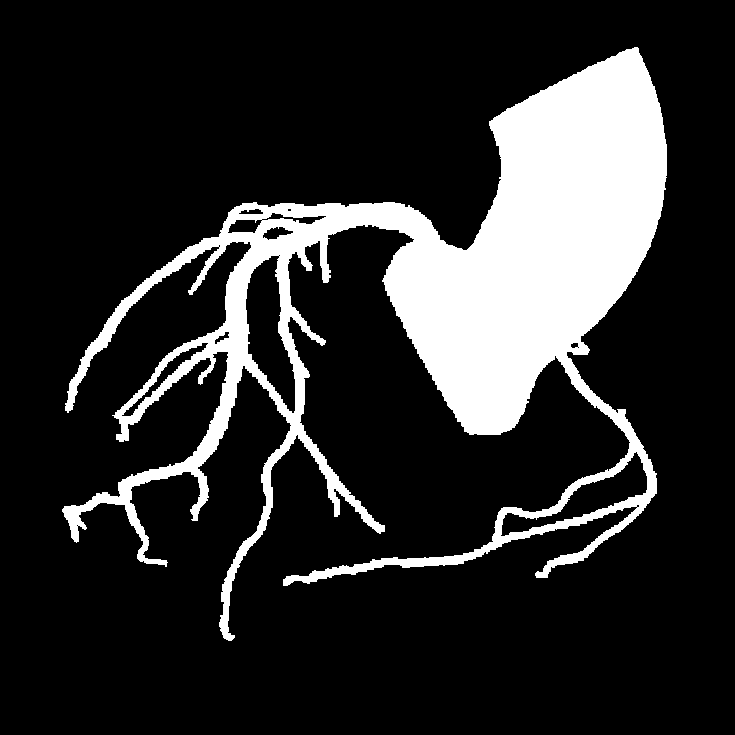
#> input picture 3dTo2d/totalUncertancy/2_+00_+00_angle.png, 735 x 735 px, found by its file name
$ jupyter execute projectionTranslation.ipynb
#> lines starting #> are read from the running program, lines starting #| are printed output that depends on the picture; after the words box and inside, x2 and y2 are one past the last pixel; in counts of white or black regions, pixels touching at a corner belong together
### 3D/lineRenderWorldSetup.py
import numpy as np
import math
import raster_geometry as rg
import math
from lineRenderAlgo import Bresenham3D
import cv2
from scipy.ndimage.interpolation import rotate as SR

#construction and functions for the 3d worldsetup and test figures
#(primary,secondary) 0,1,3,4,6,7,8
ANGLES = np.array([(30.7,0.7),(11,20),(-31,-0.1),(-21.5,-24.8),(-24.5,27.3),(0.1,36.7),(49.5,1.3)])
SRC_TO_DETECTOR = 1167
SRC_TO_PATIENT = 705
DETECTOR_TO_PATIENT = SRC_TO_DETECTOR - SRC_TO_PATIENT
MAG_FACTOR =  SRC_TO_DETECTOR/SRC_TO_PATIENT # used to determine box dimensions for projections
IMAGE_DIM = 736 #scale image dim down 1 to get centered image (since uneven)
BOX_DIM = math.ceil(IMAGE_DIM/MAG_FACTOR) # ~ 445

#create cicle in 2D
def createSphere2Drepresentation(radius,width):
  circle = rg.circle(width,radius)
  return circle

#create cordinates coresponding to image of circle
# [40 lines left out: functions createTestCoordsForCircle, createCoordsForImage, not called in this run]

#preform bresenham on world setup
def performBresenham3D(lines,detector_to_patient,src_to_patient,box_dim):
  allPoints_list = []

  #Perform Bresenham3D for all points
  for i, points in enumerate(lines):
    all_lineboxes = Bresenham3D(-src_to_patient, 0, 0, detector_to_patient, points[1], points[2])

    #map box cords to world cords
    xyz_max = (box_dim - 1) / 2
    for i, data in enumerate(all_lineboxes):
      x = data[0]
      y = data[1]
      z = data[2]
      if (-xyz_max <= x <= xyz_max and -xyz_max <= y <= xyz_max and -xyz_max <= z <= xyz_max):
        allPoints_list.append((x, y, z))

  return allPoints_list

#save world coords in box coordinates and discarde outside corrdinates
# [66 lines left out: functions savePointsWithinSquare, boxToWorldCorrds, rotatePrimSecond, createCoordsForImageFrom3d, not called in this run]

#crete corrds for loaded image of specified size and allowed horizontal flip
def createCoordsForLoadedImageFrom3d(image, flip, img_dim):
  image = np.where(image == 0, 0, 1)
  lines = []
  if (flip):
    #preform horizontal flip
    image = np.flip(image, axis=1)  # image[:, ::-1, :]

  half_image = (img_dim-1)/2
  x_start = half_image
  y_start = half_image

  #loop all pixels and save forground coordinates
  for x in range(0, img_dim):
      for y in range(0, img_dim):
        if (image[y, x] == 1):
          #map coordinates
          #lines.append((SRC_TO_PATIENT, x_start - x, y_start-y))
          lines.append((DETECTOR_TO_PATIENT, x_start - x, y_start-y))

  return lines

### 3D/lineRenderAlgo.py
# Python3 code for generating points on a 3-D line
# using Bresenham's Algorithm
#https: // www.geeksforgeeks.org/bresenhams-algorithm-for-3-d-line-drawing/

def Bresenham3D(x1, y1, z1, x2, y2, z2):
	ListOfPoints = []
	ListOfPoints.append((x1, y1, z1))
	dx = abs(x2 - x1)
	dy = abs(y2 - y1)
	dz = abs(z2 - z1)
	if (x2 > x1):
		xs = 1
	else:
		xs = -1
	if (y2 > y1):
		ys = 1
	else:
		ys = -1
	if (z2 > z1):
		zs = 1
	else:
		zs = -1

	# Driving axis is X-axis"
	if (dx >= dy and dx >= dz):
		p1 = 2 * dy - dx
		p2 = 2 * dz - dx
		while (x1 != x2):
			x1 += xs
			if (p1 >= 0):
				y1 += ys
				p1 -= 2 * dx
			if (p2 >= 0):
				z1 += zs
				p2 -= 2 * dx
			p1 += 2 * dy
			p2 += 2 * dz
			ListOfPoints.append((x1, y1, z1))

	# Driving axis is Y-axis"
	elif (dy >= dx and dy >= dz):
		p1 = 2 * dx - dy
		p2 = 2 * dz - dy
		while (y1 != y2):
			y1 += ys
			if (p1 >= 0):
				x1 += xs
				p1 -= 2 * dy
			if (p2 >= 0):
				z1 += zs
				p2 -= 2 * dy
			p1 += 2 * dx
			p2 += 2 * dz
			ListOfPoints.append((x1, y1, z1))

	# Driving axis is Z-axis"
	else:
		p1 = 2 * dy - dz
		p2 = 2 * dx - dz
		while (z1 != z2):
			z1 += zs
			if (p1 >= 0):
				y1 += ys
				p1 -= 2 * dz
			if (p2 >= 0):
				x1 += xs
				p2 -= 2 * dz
			p1 += 2 * dy
			p2 += 2 * dx
			ListOfPoints.append((x1, y1, z1))
	return ListOfPoints

### 3D/projectionTranslation.ipynb
[cell 1]
import lineRenderWorldSetup as LR
import cv2
import numpy as np
from mayavi import mlab
import matplotlib.pyplot as plt

[cell 2]
#select image and translational offset
path = r"3dTo2d\totalUncertancy\2_+00_+00_angle.png"
img = cv2.imread(path, 0)
#> img: shape (735, 735); 17.1% white; 1 white region, box (x1, y1, x2, y2) and area: (62, 47, 667, 641) 92589
dim, _ = img.shape[:2]
#> dim = 735
box_dim = LR.BOX_DIM
offset = 3
T_pospos = np.float32([[1,0,offset],[0,1,offset]])
T_posneg = np.float32([[1, 0, offset],[0, 1, -offset]])
T_negpos = np.float32([[1, 0, -offset],[0, 1, offset]])
T_negneg = np.float32([[1, 0, -offset],[0, 1, -offset]])
T_posnot = np.float32([[1, 0, offset], [0, 1, 0]])
T_negnot = np.float32([[1, 0, -offset], [0, 1, 0]])
T_notpos = np.float32([[1, 0, 0], [0, 1, offset]])
T_notneg = np.float32([[1, 0, 0], [0, 1, -offset]])
prim_rot = 0
secd_rot = 0

[cell 3]
#translate image
#n-> negative N->nothing
img_pp = cv2.warpAffine(img, T_pospos, (dim, dim))
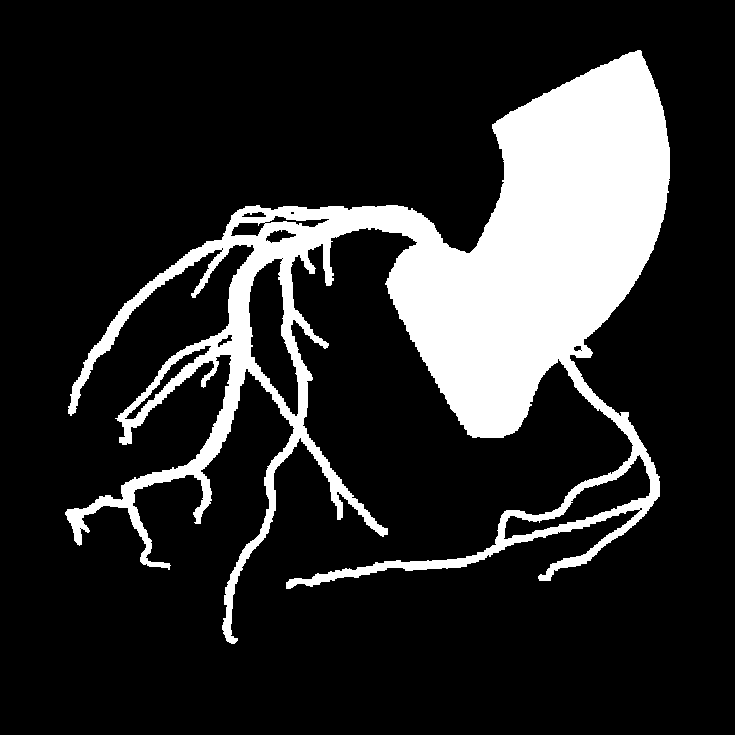
#> img_pp: shape (735, 735); 17.1% white; 1 white region, box (x1, y1, x2, y2) and area: (65, 50, 670, 644) 92589
img_pn = cv2.warpAffine(img, T_posneg, (dim, dim))
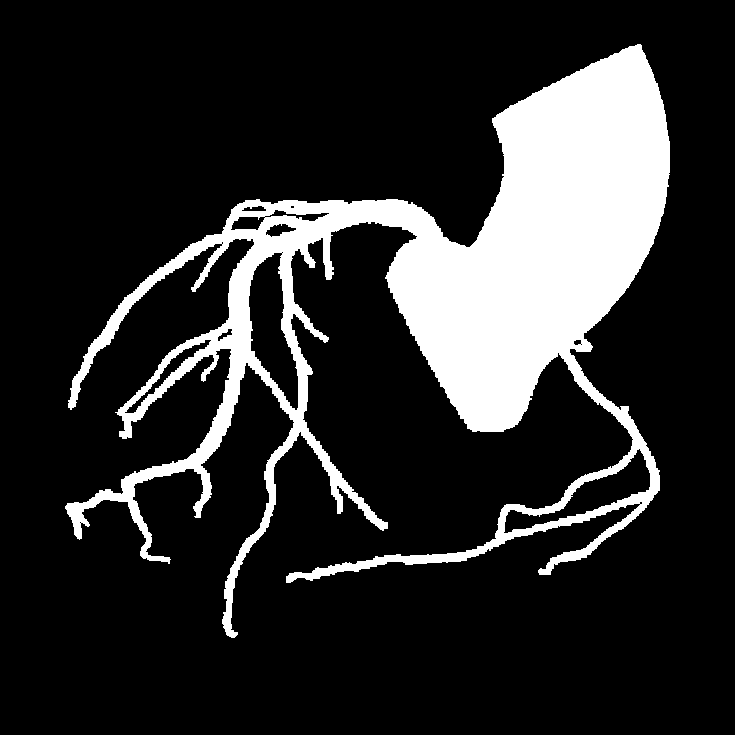
#> img_pn: shape (735, 735); 17.1% white; 1 white region, box (x1, y1, x2, y2) and area: (65, 44, 670, 638) 92589
img_np = cv2.warpAffine(img, T_negpos, (dim, dim))
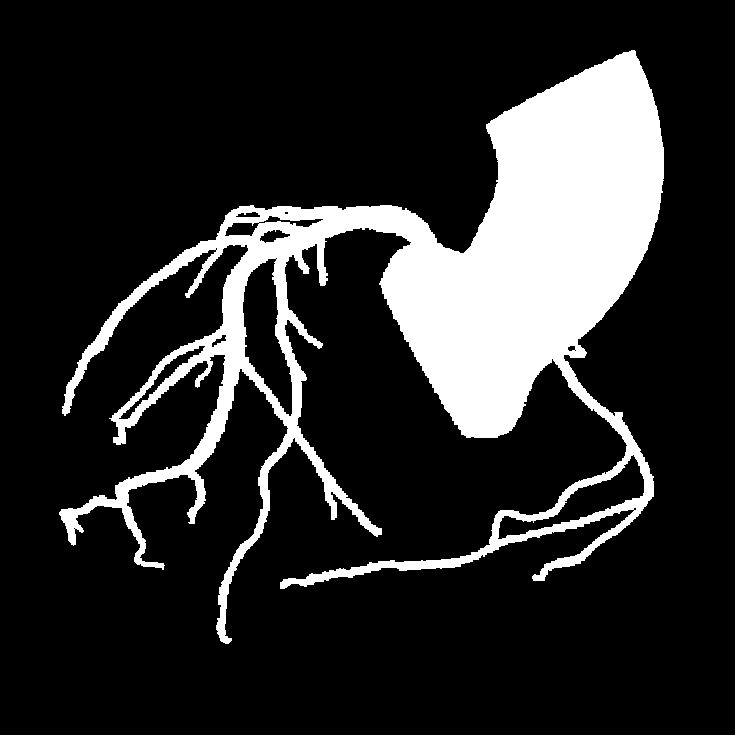
#> img_np: shape (735, 735); 17.1% white; 1 white region, box (x1, y1, x2, y2) and area: (59, 50, 664, 644) 92589
img_nn = cv2.warpAffine(img, T_negneg, (dim, dim))
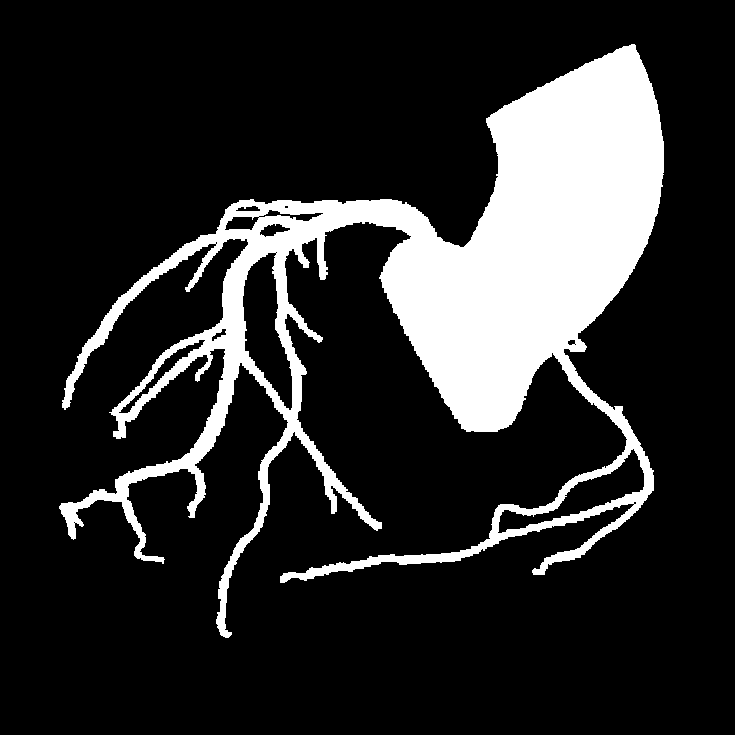
#> img_nn: shape (735, 735); 17.1% white; 1 white region, box (x1, y1, x2, y2) and area: (59, 44, 664, 638) 92589
img_pN = cv2.warpAffine(img, T_posnot, (dim, dim))
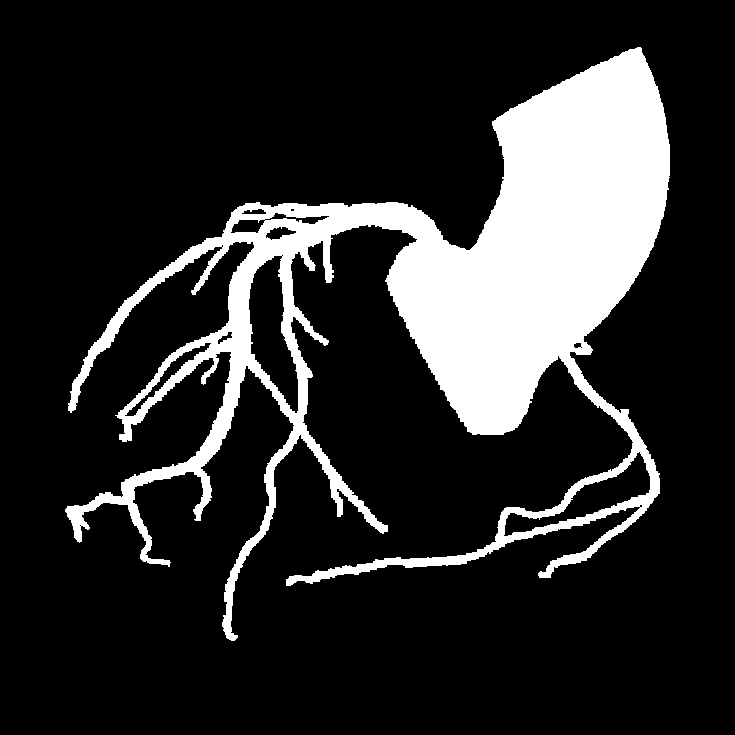
#> img_pN: shape (735, 735); 17.1% white; 1 white region, box (x1, y1, x2, y2) and area: (65, 47, 670, 641) 92589
img_nN = cv2.warpAffine(img, T_negnot, (dim, dim))
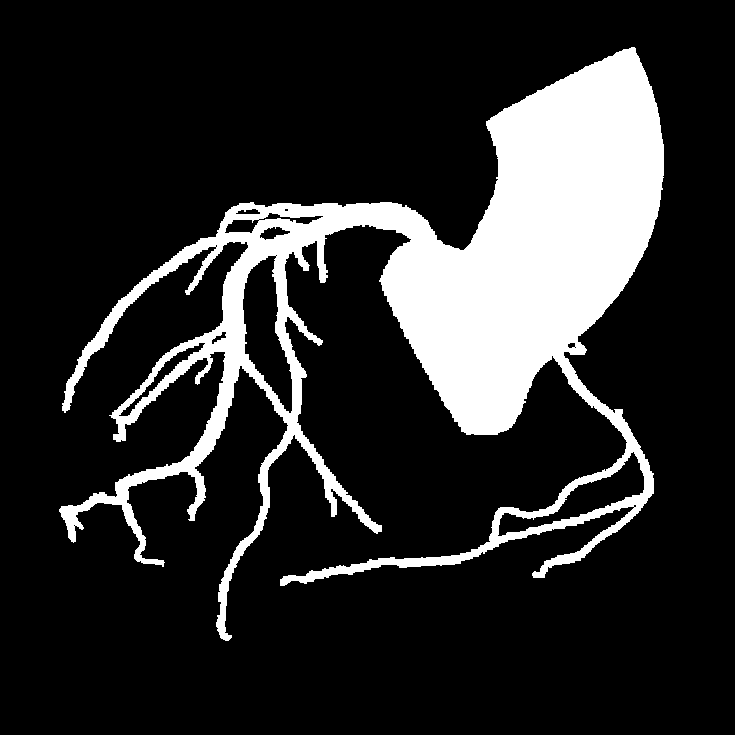
#> img_nN: shape (735, 735); 17.1% white; 1 white region, box (x1, y1, x2, y2) and area: (59, 47, 664, 641) 92589
img_Np = cv2.warpAffine(img, T_notpos, (dim, dim))
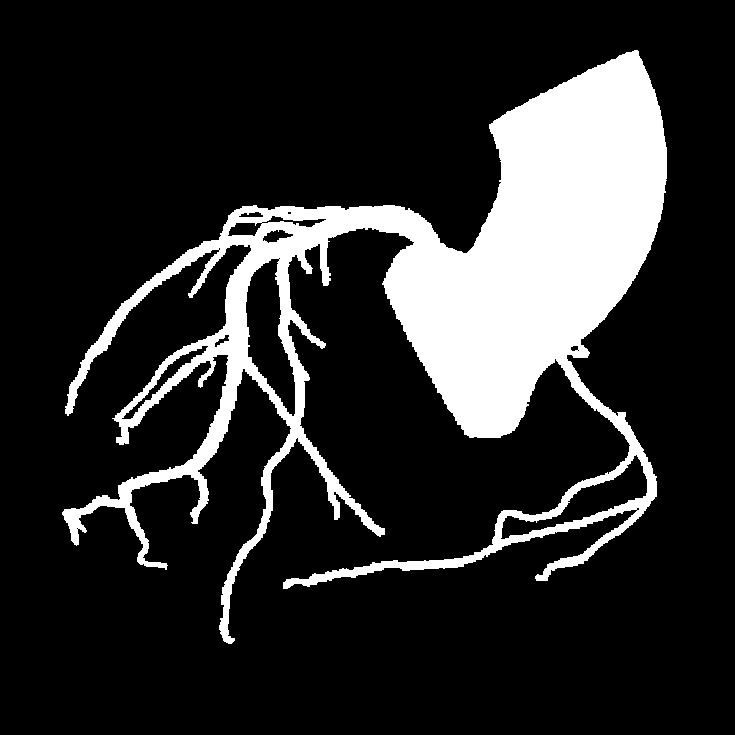
#> img_Np: shape (735, 735); 17.1% white; 1 white region, box (x1, y1, x2, y2) and area: (62, 50, 667, 644) 92589
img_Nn = cv2.warpAffine(img, T_notneg, (dim, dim))
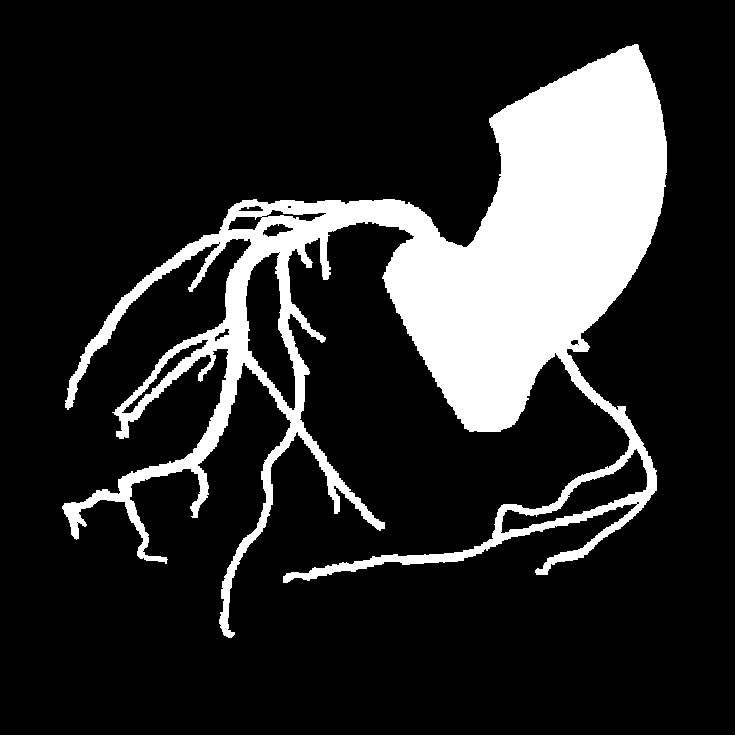
#> img_Nn: shape (735, 735); 17.1% white; 1 white region, box (x1, y1, x2, y2) and area: (62, 44, 667, 638) 92589

"""plt.figure(figsize=(20,10))
plt.subplot(2,5,1)
plt.imshow(img, cmap="gray")
plt.title("Original")

plt.subplot(2, 5, 2)
plt.imshow(img_pp, cmap="gray")
plt.title("PosPos")

plt.subplot(2, 5, 3)
plt.imshow(img_pn, cmap="gray")
plt.title("PosNeg")

plt.subplot(2, 5, 4)
plt.imshow(img_np, cmap="gray")
plt.title("NegPos")

plt.subplot(2, 5, 5)
plt.imshow(img_nn,cmap="gray")
plt.title("NegNeg")

plt.subplot(2, 5, 6)
plt.imshow(img_pN, cmap="gray")
plt.title("PosNot")

plt.subplot(2, 5, 7)
plt.imshow(img_nN, cmap="gray")
plt.title("NegNot")

plt.subplot(2, 5, 8)
plt.imshow(img_Np, cmap="gray")
plt.title("NotPos")

plt.subplot(2, 5, 9)
plt.imshow(img_Nn, cmap="gray")
plt.title("NotNeg")

plt.show()"""
